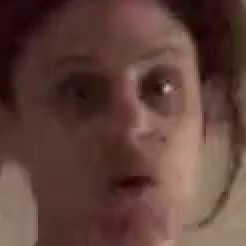
#> input picture orig_cropped_face.png, 123 x 123 px (shown 2 times larger)
$ python Noise_artifacts.py
#> lines starting #> are read from the running program, lines starting #| are printed output that depends on the picture
import cv2
import numpy as np
from matplotlib import pyplot as plt
from ImageFeatures import extract_texture_features, extract_statistical_features
from VideoProcessing import get_frame_from_video


def calculate_noise_std(image, neighborhood_size=3):
    # Convert the image to grayscale
    gray = cv2.cvtColor(image, cv2.COLOR_BGR2GRAY)

    # Convert to floating-point type
    gray = gray.astype(np.float32)

    # Calculate the standard deviation of pixel values in small neighborhoods
    noise_std = cv2.boxFilter(gray, -1, (neighborhood_size, neighborhood_size))
    noise_std = cv2.sqrt(cv2.absdiff(cv2.pow(gray, 2), noise_std))

    return noise_std

def detect_noise_patterns(image_path1, image_path2, neighborhood_size=3, display=True):
    # Read the images

#> called with image_path1 = 'orig_cropped_face.png', image_path2 = 'fake_cropped_face.png', neighborhood_size = 3, display = True
    if isinstance(image_path1,str):
        image1 = cv2.imread(image_path1)
#> image1 is the input picture: shape (123, 123, 3); mean B, G, R 58.7, 66.2, 95.8
        image2 = cv2.imread(image_path2)
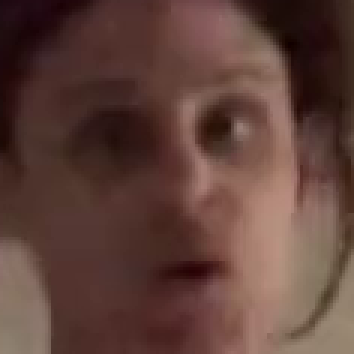
#> input picture fake_cropped_face.png, 118 x 118 px (shown 3 times larger)
#> image2 is the input picture: shape (118, 118, 3); mean B, G, R 57.6, 65.1, 95.1
    else:
        image1 = image_path1
        image2 = image_path2

    # Resize images to a common size
    common_size = (min(image1.shape[1], image2.shape[1]), min(image1.shape[0], image2.shape[0]))
#> common_size = (118, 118)
    image1_resized = cv2.resize(image1, common_size, interpolation=cv2.INTER_AREA)
    image2_resized = cv2.resize(image2, common_size, interpolation=cv2.INTER_AREA)

    # Calculate noise standard deviations for each image
    noise_std1 = calculate_noise_std(image1_resized, neighborhood_size)
#> in calculate_noise_std, `gray = cv2.cvtColor(image, cv2.COLOR_BGR2GRAY)`:
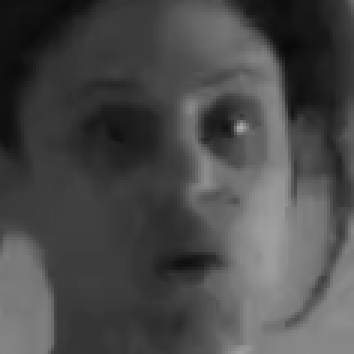
#> gray: shape (118, 118) (shown 3 times larger); min 10, max 175, mean 74.2
    noise_std2 = calculate_noise_std(image2_resized, neighborhood_size)
#> call 2 of calculate_noise_std, with neighborhood_size = 3
#> in calculate_noise_std (call 2), `gray = cv2.cvtColor(image, cv2.COLOR_BGR2GRAY)`:
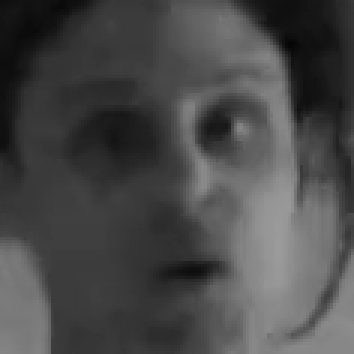
#> gray: shape (118, 118) (shown 3 times larger); min 5, max 155, mean 73.2

    noise_patterns = cv2.cvtColor(np.abs(noise_std1 - noise_std2).astype(np.uint8), cv2.COLOR_GRAY2RGB)
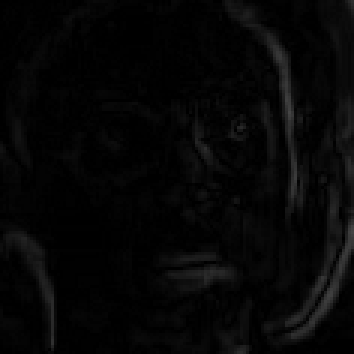
#> noise_patterns: shape (118, 118, 3) (shown 3 times larger); min 0, max 69, mean 5.9

    # Display the images and the differences in noise patterns
    if display:
        plt.figure(figsize=(12, 4))

        plt.subplot(1, 3, 1)
        plt.imshow(cv2.cvtColor(image1_resized, cv2.COLOR_BGR2RGB))
        plt.title('Image 1')
        plt.axis('off')

        plt.subplot(1, 3, 2)
        plt.imshow(cv2.cvtColor(image2_resized, cv2.COLOR_BGR2RGB))
        plt.title('Image 2')
        plt.axis('off')


        plt.subplot(1, 3, 3)
        plt.imshow(noise_patterns)
        plt.title('Noise Patterns Artifacts')
        plt.axis('off')

        plt.show()
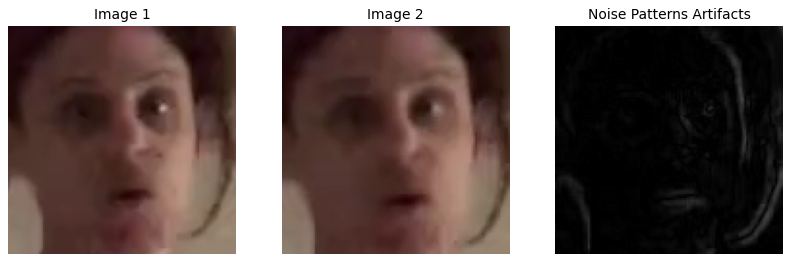
#> figure drawn by matplotlib, 3 panels

    return noise_patterns


if __name__ == '__main__':
    original_image_path = 'orig_cropped_face.png'
    compressed_image_path = 'fake_cropped_face.png'

    # Visualize differences in noise patterns
    detect_noise_patterns(original_image_path, compressed_image_path)

    dataset_path = 'E:/Projects/datasets/dfdc_train_part_0/'
    OriginalVideo = "wfzjxzhdkj.mp4"
    FakeVideo = "slhinthqcq.mp4"

#> (the run stopped early here; a loop or call above may not have finished)
